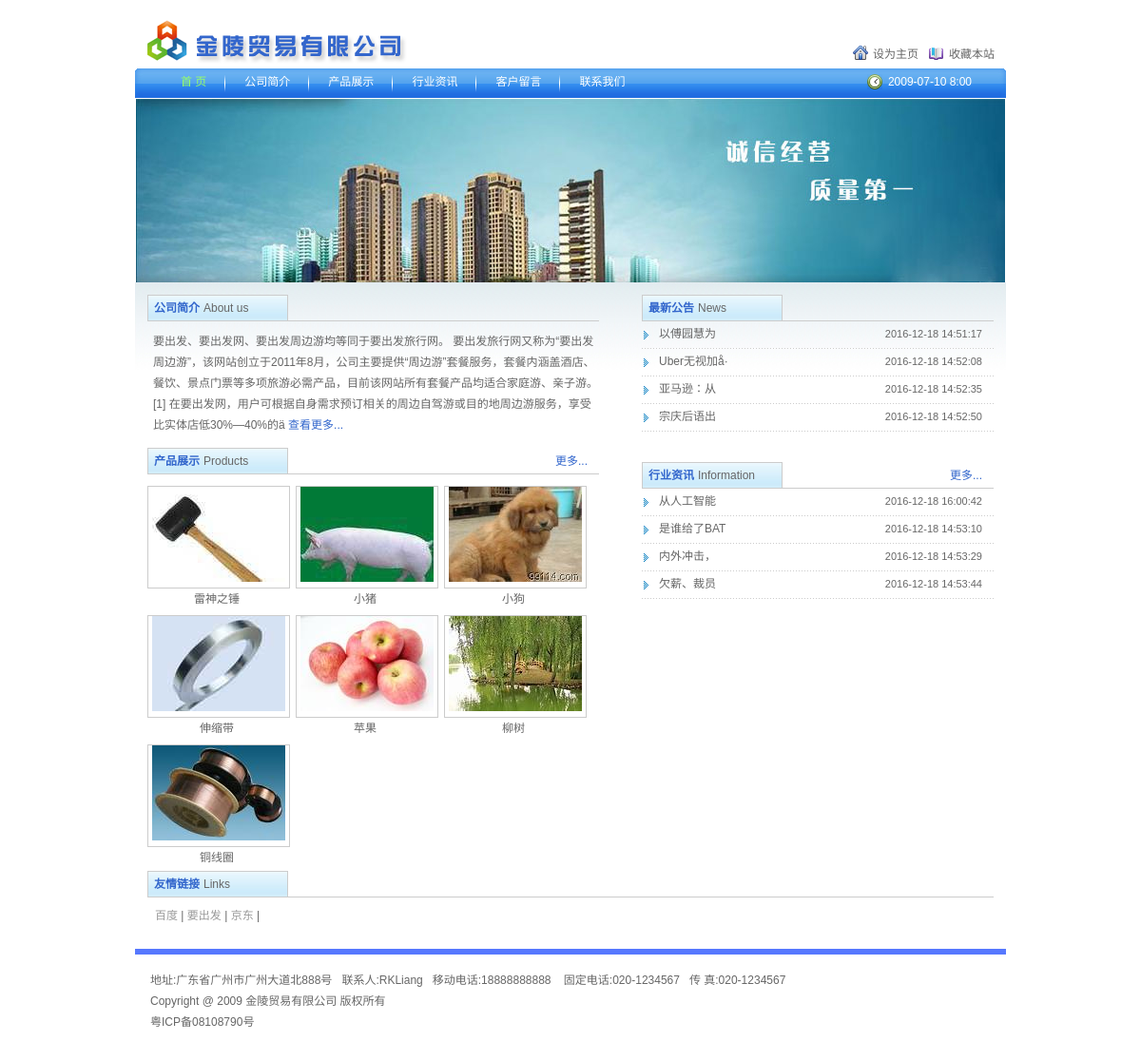
The page / on the database its author committed.
### tables this page shows
CREATE TABLE `compMes` (
  `id` int(10) unsigned NOT NULL AUTO_INCREMENT,
  `addr` char(200) NOT NULL DEFAULT '' COMMENT '地址',
  `linkman` char(20) NOT NULL DEFAULT '' COMMENT '联系人',
  `mtel` char(20) NOT NULL DEFAULT '' COMMENT '移动电话',
  `fTel` char(20) NOT NULL DEFAULT '' COMMENT '固定电话',
  `fax` char(20) NOT NULL DEFAULT '' COMMENT '传真',
  `intro` text NOT NULL COMMENT '简介',
  `icpNo` char(50) NOT NULL DEFAULT '' COMMENT 'ICP号',
  `LDN` char(50) NOT NULL DEFAULT '' COMMENT '版权号',
  `copyrighter` char(20) NOT NULL DEFAULT '' COMMENT '版权所有人',
  `adder` char(50) NOT NULL COMMENT '添加人',
  `addTime` int(11) NOT NULL COMMENT '添加时间',
  PRIMARY KEY (`id`)
);

CREATE TABLE `product` (
  `id` int(10) unsigned NOT NULL AUTO_INCREMENT,
  `name` char(20) NOT NULL DEFAULT '',
  `description` text NOT NULL,
  `proClassID` int(11) unsigned NOT NULL,
  `image` varchar(200) NOT NULL DEFAULT '',
  `adder` varchar(100) NOT NULL DEFAULT '' COMMENT '产品添加人',
  `addTime` int(10) unsigned NOT NULL DEFAULT '0' COMMENT '添加时间',
  PRIMARY KEY (`id`)
);

CREATE TABLE `article` (
  `id` int(10) unsigned NOT NULL AUTO_INCREMENT,
  `title` char(100) NOT NULL DEFAULT '',
  `content` text NOT NULL,
  `artClass` char(10) NOT NULL DEFAULT '',
  `adder` char(20) NOT NULL DEFAULT '' COMMENT '添加人',
  `addTime` int(10) unsigned NOT NULL DEFAULT '0' COMMENT '添加时间',
  PRIMARY KEY (`id`)
);

CREATE TABLE `friendlyLink` (
  `id` int(10) unsigned NOT NULL AUTO_INCREMENT,
  `name` char(30) NOT NULL DEFAULT '',
  `url` char(200) NOT NULL DEFAULT '',
  PRIMARY KEY (`id`)
);

### PDOClass/pdoClass.php (called while the page is built, shortened)
<?php
class pdoClass
{
    private $pdo = null;
    public $statement = null;
    public $options = array(
        PDO::MYSQL_ATTR_INIT_COMMAND => 'SET NAMES ',
    );
    public function __construct($host, $user = 'root', $pass = '', $dbname = '', $persistent = false, $charset = 'utf8')
    {
        $this->options[PDO::MYSQL_ATTR_INIT_COMMAND] .= $charset;
        $dsn = "mysql:host={$host};dbname={$dbname}";
        $this->pdo = new PDO($dsn, $user, $pass, $this->options);
    }
    public function query($sql)
    {
        $this->statement = $this->pdo->query($sql);
        return $this->statement;
    }
    public function fetch($fetch_style = PDO::FETCH_ASSOC)
    {
        if (is_object($this->statement)) {
            return $this->statement->fetch($fetch_style);
        } else {
            return false;
        }
    }
    public function fetchAll($fetch_style = PDO::FETCH_ASSOC, $handle = '')
    {
        if ($handle != '') {
            return $this->statement->fetchAll($fetch_style, $handle);
        } else {
            return $this->statement->fetchAll($fetch_style);
        }
    }
}

### index.php (the view, shortened to what this page needs)
<?php
include_once './PDOClass/pdoClass.php';
$host = '172.16.50.28';
$user = 'root';
$pass = 'root';
$dbname = 'jinling';
$link = new pdoClass($host, $user, $pass, $dbname);
$selSQL = "SELECT id,title,addTime FROM article WHERE artClass='最新公告'";
$link->query($selSQL);
$arrNotice = $link->fetchAll();
$selSQL = "SELECT id,title,addTime FROM article WHERE artClass='行业资讯'";
$link->query($selSQL);
$arrMessage = $link->fetchAll();
$selSQL = "SELECT id,name,image FROM product";
$link->query($selSQL);
$arrProduct = $link->fetchAll();
$selSQL = "SELECT * FROM compMes";
$link->query($selSQL);
$arrCompany = $link->fetch();
$selSQL = "SELECT * FROM friendlyLink";
$link->query($selSQL);
$arrLink = $link->fetchAll();
?>
<!DOCTYPE html PUBLIC "-//W3C//DTD XHTML 1.0 Transitional//EN" "http://www.w3.org/TR/xhtml1/DTD/xhtml1-transitional.dtd">
<html xmlns="http://www.w3.org/1999/xhtml">
<head>
<link type="text/css" rel="stylesheet" href="style/style.css" />
</head>
<body>
<div class="header">
	<h1 class="logo" title="金陵贸易有限公司"><a href="index.php"><img src="images/logo.gif" alt="金陵贸易有限公司" /></a></h1>
    <p class="top_r"><a href="#" class="btn_i">设为主页</a><a href="#" class="btn_f">收藏本站</a></p>
</div>
<div class="nav">
	<div class="nav_left"></div>
    <ul>
     	<li class="sel"><a href="index.php">首  页</a></li>
        <li><a href="about_us.php">公司简介</a></li>
        <li><a href="product_list.php">产品展示</a></li>
        <li><a href="info.php">行业资讯</a></li>
        <li><a href="guestbook.php">客户留言</a></li>
        <li><a href="contact_us.php" class="nobg">联系我们</a></li>
     </ul>
     <div class="time">2009-07-10 8:00</div>
    <div class="nav_right"></div>
</div>
<div class="banner">
	<a href="#"><img src="images/banner.jpg" align="banner" /></a>
</div>
<div class="content">
	<div class="w475_l">
    	<div class="title">
        	<h2 class="cBlue fB">公司简介<b class="cGrey fn">About us</b></h2>
        </div>
        <div class="intro">
				<?php echo substr($arrCompany['intro'],0,500)?>
                <a href="about_us.php" class="cBlue"> 查看更多...</a>
        </div>
        <div class="blank10"></div>
        <div class="title">
        	<h2 class="cBlue fB">产品展示<b class="cGrey fn">Products</b></h2><span class="more"><a href="product_list.php" class="cBlue"> 更多...</a></span>
        </div>
        <ul class="list_l">
			<?php
				foreach($arrProduct as $key=>$value){
			?>
				<li>
                <span class="listimg">
                    <a href="product_info.php?id=<?php echo $arrProduct["$key"]['id']?>" alt=<?php echo $arrProduct["$key"]['name']?>> <img src=<?php echo preg_replace('/\.\//','./admin/',$arrProduct["$key"]['image'])?> > </a>
                </span>
					<span class="listtxt"><a href="product_info.php"><?php echo $arrProduct["$key"]['name']?></a></span>
				</li>
			<?php
				}
			?>
        </ul>
    </div>
    <div class="w370_r">
    	<div class="title">
        	<h2 class="cBlue fB">最新公告<b class="cGrey fn">News</b></h2>
        </div>
        <ul class="list_r">
			<?php
				foreach($arrNotice as $key=>$value){
			?>
				<li>
					<a title=<?php echo $arrNotice["$key"]['title']?> href="article.php?id=<?php echo $arrNotice["$key"]['id']?>"><?php echo substr($arrNotice["$key"]['title'],0,15)?></a>
					<span class="time1"><?php echo date("Y-m-d H:i:s",$arrNotice["$key"]['addTime'])?></span>
				</li>
			<?php }?>
        </ul>
        <div class="blank29"></div>
        <div class="title">
        	<h2 class="cBlue fB">行业资讯<b class="cGrey fn">Information</b></h2><span class="more"><a href="info.php" class="cBlue"> 更多...</a></span>
        </div>
        <ul class="list_r">
			<?php
			foreach($arrMessage as $key=>$value){
				?>
				<li>
					<a title=<?php echo $arrMessage["$key"]['title']?> href="article.php?id=<?php echo $arrMessage["$key"]['id']?>"><?php echo substr($arrMessage["$key"]['title'],0,15)?></a>
					<span class="time1"><?php echo date("Y-m-d H:i:s",$arrMessage["$key"]['addTime'])?></span>
				</li>
			<?php }?>
        </ul>
    </div>
	<div class="title">
        	<h2 class="cBlue fB">友情链接<b class="cGrey fn">Links</b></h2>
    </div>
    <p class="links">
			<?php
			foreach($arrLink as $key=>$value){
			?>
			<a href=<?php echo $arrLink["$key"]['url']?>><?php echo $arrLink["$key"]['name']?></a> |
			<?php }?>
    </p>
</div>
<div class="footer">
	<p>地址:<?php echo $arrCompany['addr']?>&nbsp;&nbsp;&nbsp;联系人:<?php echo $arrCompany['linkman']?>&nbsp;&nbsp;&nbsp;移动电话:<?php echo $arrCompany['mtel']?>
		&nbsp;&nbsp;&nbsp;固定电话:<?php echo $arrCompany['fTel']?>&nbsp;&nbsp;&nbsp;传 真:<?php echo $arrCompany['fax']?></p>
	<p><?php echo $arrCompany['LDN']?> <?php echo $arrCompany['copyrighter']?> 版权所有</p>
	<p><a href="#"><?php echo $arrCompany['icpNo']?></a></p>
</div>
</body>
</html>

### style/style.css (style rules this page uses)
body { text-align: center; font:12px "Lucida Grande",Verdana,Lucida,Helvetica,Arial,sans-serif;margin:0; padding:0;font-size:12px; line-height:22px; background-color:#fff;color:#666 }
html, body { height:100% }
div,form,img,ul,ol,li,p,dl,dt,dd { margin: 0; padding: 0; border: 0; }
ul,li { list-style-type:none; }
img { vertical-align:middle; }
h1,h2,h3,h4,h5,h6 { margin:0; padding:0;font-size:12px; font-weight:normal; }
a:link { color:#666; text-decoration:none; }
.fB { font-weight: bold; }
.fn { font-weight:normal }
.cGrey,a.cGrey:link,a.cGrey:visited { color:#666; }
.cBlue,a.cBlue:link,a.cBlue:visited { color:#3266cc }
.nobg { background:none!important }
.blank10 { height:10px; clear:both;display:block; font-size:1px;overflow:hidden; }
.blank29 { height:29px; clear:both;display:block; font-size:1px;overflow:hidden; }
.w475_l { width:475px;float:left; }
.w370_r { width:370px;float:right }
.header { width:916px;margin:0 auto;height:72px;position:relative; text-align:left }
.logo { position:absolute;top:20px;left:6px;float:left }
.top_r { position:absolute;top:46px;right:12px }
.top_r .btn_i { padding:6px 11px 0 21px; background:url(../images/btn_ibg.gif) no-repeat 0 4px }
.top_r .btn_f { padding:6px 0 0 21px; background:url(../images/btn_fbg.gif) no-repeat 0 6px }
.nav { width:916px;margin:0 auto;height:31px;background:url(../images/nav_bg.gif) repeat-x 0 -31px; position:relative; overflow:hidden }
.nav_left { position:absolute;top:0;left:0;height:31px;width:8px; background:url(../images/nav_bg.gif) no-repeat 0 0; z-index:2 }
.nav_right { position:absolute;top:0;right:0;height:31px;width:8px; background:url(../images/nav_bg.gif) no-repeat 0 -62px; z-index:3 }
.nav ul { padding:0 4px 0 28px }
.nav ul li { float:left; height:16px;font-size:12px; }
.nav ul li a { padding:0 20px 0 20px;_padding-top:2px; display:block; float:left;height:29px; line-height:29px;background:url(../images/nav_line.gif) no-repeat right 6px }
.nav ul li a:link,.nav ul li a:visited,.nav ul li a:active { color:#fff;text-decoration:none }
.nav ul li.sel a:link,.nav ul li.sel a:visited,.nav ul li.sel a:active { color:#98ff66;text-decoration:none }
.nav .time { position:absolute;top:3px;right:36px;z-index:4;color:#fff;padding:0 0 0 22px; background:url(../images/timebg.gif) no-repeat 0 3px }
.banner { padding-top:1px;width:916px;margin:0 auto; overflow:hidden }
.content { width:890px;margin:0 auto;padding:10px 13px 16px 13px; background:url(../images/contentbg.gif) repeat-x left top; text-align:left }
.title { height:30px;border-bottom:1px solid #ccc; clear:both; position:relative }
.title .more { position:absolute; top:6px; right:12px }
.title b { margin:0 4px }
.title h2 { float:left;width:134px;border-top:1px solid #ccc;border-left:1px solid #ccc;border-right:1px solid #ccc;height:26px;line-height:26px; padding:0 6px; background:url(../images/titlebg.gif) repeat-x left top;margin-top:3px }
.footer { width:900px;margin:0 auto;border-top:6px solid #5678fe; text-align:left; color:#666;padding:16px 0 30px 16px }
.list_r { clear:both }
.list_r li { height:29px;line-height:29px;_height:27px; line-height:27px; background:url(../images/list_rbg.gif) repeat-x left bottom; position:relative }
.list_r li a { display:block;padding:0 0 0 18px; background:url(../images/liststyle.gif) no-repeat 2px 10px; _background-position:2px 8px }
.list_r li .time1 { position:absolute;font-size:11px;color:#999; top:0; right:12px;color:#666 }
.list_l { padding-top:6px }
.list_l li { float:left;width:146px;padding:6px 10px 0 0;_padding-right:5px;text-align:center; }
.list_l li .listimg { width:148px;height:106px; display:block;border:1px solid #ccc }
.list_l li .listtxt { height:22px;line-height:22px; color:#666 }
.links { padding:8px; color:#666 }
.links a:link { color:#999; text-decoration:none; }
.intro { clear:left;padding:10px 0 0 6px }

### rows shown on the page
compmes: intro "要出发、要出发网、要出发周边游均等同于要出发旅行网。 要出发旅行网又称为“要出发周边游”，该网站创立于2011年8月，公司主要提供“周边游”套餐服务，套餐内涵盖酒店、餐饮、景点门票等多项旅游必需产品，目前该网站所有套餐产品均适合家庭游、亲子游。[1] 在要出发网，用户可根据自身需求预订相关的周边自驾游或目的地周边游服务，享受比实体店低30%—40%的ä", addr "广东省广州市广州大道北888号", linkman "RKLiang", mtel "18888888888", fTel "020-1234567", fax "020-1234567", LDN "Copyright @ 2009", copyrighter "金陵贸易有限公司", icpNo "粤ICP备08108790号"
product: image (picture), name "雷神之锤"
product: image (picture), name "小猪"
product: image (picture), name "小狗"
product: image (picture), name "伸缩带"
product: image (picture), name "苹果"
product: image (picture), name "柳树"
product: image (picture), name "铜线圈"
article: title "以傅园慧为", addTime "2016-12-18 14:51:17"
article: title "Uber无视加å·", addTime "2016-12-18 14:52:08"
article: title "亚马逊：从", addTime "2016-12-18 14:52:35"
article: title "宗庆后语出", addTime "2016-12-18 14:52:50"
article: title "从人工智能", addTime "2016-12-18 16:00:42"
article: title "是谁给了BAT", addTime "2016-12-18 14:53:10"
article: title "内外冲击，", addTime "2016-12-18 14:53:29"
article: title "欠薪、裁员", addTime "2016-12-18 14:53:44"
friendlylink: name "百度"
friendlylink: name "要出发"
friendlylink: name "京东"
